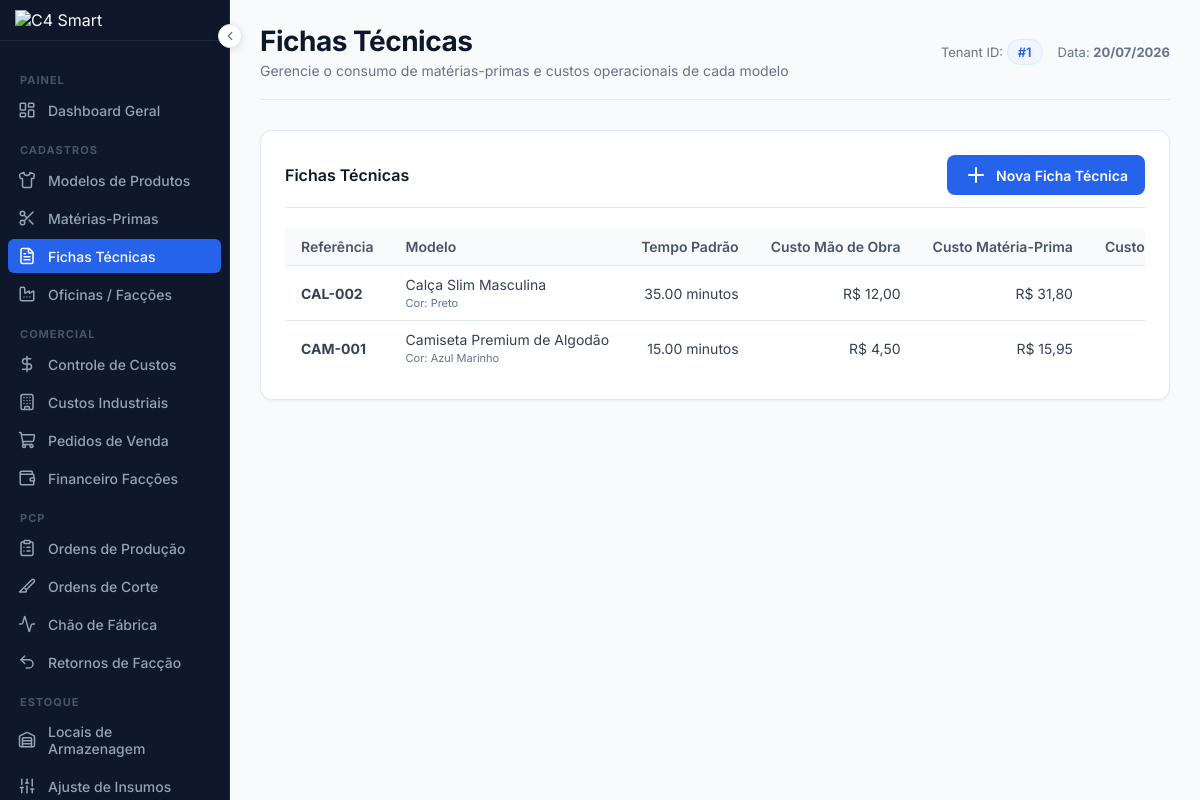
/fichas (signed in), run on the app's committed database.
### tables this page shows
CREATE TABLE IF NOT EXISTS `fichas_tecnicas` (
  `id` INT AUTO_INCREMENT PRIMARY KEY,
  `tenant_id` INT NOT NULL,
  `produto_modelo_id` INT NOT NULL UNIQUE,
  `tempo_padrao` DECIMAL(10, 2) NOT NULL DEFAULT 0.00,  
  `custo_mao_obra` DECIMAL(10, 2) NOT NULL DEFAULT 0.00,  
  `folga_necessidades` DECIMAL(5, 2) NOT NULL DEFAULT 5.00,
  `folga_fadiga` DECIMAL(5, 2) NOT NULL DEFAULT 5.00,
  `folga_atrasos` DECIMAL(5, 2) NOT NULL DEFAULT 5.00,
  `folga_total` DECIMAL(5, 2) NOT NULL DEFAULT 15.00,
  `criado_em` TIMESTAMP DEFAULT CURRENT_TIMESTAMP,
  CONSTRAINT `fk_fichas_tenant` FOREIGN KEY (`tenant_id`) REFERENCES `tenants` (`id`) ON DELETE CASCADE,
  CONSTRAINT `fk_fichas_produto` FOREIGN KEY (`produto_modelo_id`) REFERENCES `produtos_modelos` (`id`) ON DELETE CASCADE
);

CREATE TABLE IF NOT EXISTS `produtos_modelos` (
  `id` INT AUTO_INCREMENT PRIMARY KEY,
  `tenant_id` INT NOT NULL,
  `nome` VARCHAR(255) NOT NULL,
  `referencia` VARCHAR(100) NOT NULL,
  `categoria` VARCHAR(100) NOT NULL,
  `imagem` VARCHAR(255) NULL,
  `grade_tamanhos` VARCHAR(100) NOT NULL DEFAULT 'P,M,G,GG',
  `cor` VARCHAR(50) NOT NULL,
  `status` ENUM('ativo', 'inativo') NOT NULL DEFAULT 'ativo',
  `criado_em` TIMESTAMP DEFAULT CURRENT_TIMESTAMP,
  CONSTRAINT `fk_produtos_tenant` FOREIGN KEY (`tenant_id`) REFERENCES `tenants` (`id`) ON DELETE CASCADE,
  INDEX `idx_produtos_tenant` (`tenant_id`)
);

### app/Controllers/FichaTecnicaController.php (called while the page is built, shortened)
<?php
class FichaTecnicaController extends Controller
{
    public function index(): void
    {
        $tenantId = $_SESSION['tenant_id'];
        $fichas = Database::fetchAll(
            "SELECT ft.*, pm.nome as modelo_nome, pm.referencia, pm.cor
             FROM fichas_tecnicas ft
             JOIN produtos_modelos pm ON ft.produto_modelo_id = pm.id
             WHERE ft.tenant_id = :tenant_id
             ORDER BY ft.id DESC",
            ['tenant_id' => $tenantId]
        );
        $this->render('fichas/index', [
            'title' => 'Fichas Técnicas',
            'subtitle' => 'Gerencie o consumo de matérias-primas e custos operacionais de cada modelo',
            'fichas' => $fichas
        ]);
    }
}

### public/index.php (called while the page is built, shortened)
<?php
$router = new Router();
$router->get('/', [App\Controllers\DashboardController::class, 'root']);
$router->get('/login', [App\Controllers\AuthController::class, 'showLogin']);
$router->post('/login', [App\Controllers\AuthController::class, 'login']);
$router->get('/logout', [App\Controllers\AuthController::class, 'logout']);
$router->get('/superadmin', [App\Controllers\SuperadminController::class, 'dashboard'], [SuperadminMiddleware::class]);
$router->get('/superadmin/tenants', [App\Controllers\SuperadminController::class, 'listTenants'], [SuperadminMiddleware::class]);
$router->get('/superadmin/tenants/novo', [App\Controllers\SuperadminController::class, 'newTenant'], [SuperadminMiddleware::class]);
$router->post('/superadmin/tenants/novo', [App\Controllers\SuperadminController::class, 'createTenant'], [SuperadminMiddleware::class]);
$router->get('/superadmin/tenants/editar', [App\Controllers\SuperadminController::class, 'editTenant'], [SuperadminMiddleware::class]);
$router->post('/superadmin/tenants/editar', [App\Controllers\SuperadminController::class, 'updateTenant'], [SuperadminMiddleware::class]);
$router->get('/superadmin/tenants/impersonate', [App\Controllers\SuperadminController::class, 'impersonate'], [SuperadminMiddleware::class]);
$router->get('/superadmin/tenants/stop-impersonate', [App\Controllers\SuperadminController::class, 'stopImpersonate'], [AuthMiddleware::class]);
$router->get('/superadmin/financeiro', [App\Controllers\SuperadminController::class, 'financeiro'], [SuperadminMiddleware::class]);
$router->post('/superadmin/financeiro/pagamento', [App\Controllers\SuperadminController::class, 'registrarPagamento'], [SuperadminMiddleware::class]);
$router->get('/dashboard', [App\Controllers\DashboardController::class, 'index'], [AuthMiddleware::class]);
$router->get('/produtos', [App\Controllers\ProdutoModeloController::class, 'index'], [AuthMiddleware::class]);
$router->get('/produtos/novo', [App\Controllers\ProdutoModeloController::class, 'create'], [AuthMiddleware::class]);
$router->post('/produtos/novo', [App\Controllers\ProdutoModeloController::class, 'store'], [AuthMiddleware::class]);
$router->get('/produtos/editar', [App\Controllers\ProdutoModeloController::class, 'edit'], [AuthMiddleware::class]);
$router->post('/produtos/editar', [App\Controllers\ProdutoModeloController::class, 'update'], [AuthMiddleware::class]);
$router->get('/produtos/excluir', [App\Controllers\ProdutoModeloController::class, 'delete'], [AuthMiddleware::class]);
$router->get('/materias', [App\Controllers\MateriaPrimaController::class, 'index'], [AuthMiddleware::class]);
$router->get('/materias/novo', [App\Controllers\MateriaPrimaController::class, 'create'], [AuthMiddleware::class]);
$router->post('/materias/novo', [App\Controllers\MateriaPrimaController::class, 'store'], [AuthMiddleware::class]);
$router->get('/materias/editar', [App\Controllers\MateriaPrimaController::class, 'edit'], [AuthMiddleware::class]);
$router->post('/materias/editar', [App\Controllers\MateriaPrimaController::class, 'update'], [AuthMiddleware::class]);
$router->get('/materias/excluir', [App\Controllers\MateriaPrimaController::class, 'delete'], [AuthMiddleware::class]);
$router->get('/fichas', [App\Controllers\FichaTecnicaController::class, 'index'], [AuthMiddleware::class]);
$router->get('/fichas/novo', [App\Controllers\FichaTecnicaController::class, 'create'], [AuthMiddleware::class]);
$router->post('/fichas/novo', [App\Controllers\FichaTecnicaController::class, 'store'], [AuthMiddleware::class]);
$router->get('/fichas/editar', [App\Controllers\FichaTecnicaController::class, 'edit'], [AuthMiddleware::class]);
$router->post('/fichas/editar', [App\Controllers\FichaTecnicaController::class, 'update'], [AuthMiddleware::class]);
$router->get('/fichas/excluir', [App\Controllers\FichaTecnicaController::class, 'delete'], [AuthMiddleware::class]);
$router->get('/oficinas', [App\Controllers\OficinaFaccaoController::class, 'index'], [AuthMiddleware::class]);
$router->get('/oficinas/novo', [App\Controllers\OficinaFaccaoController::class, 'create'], [AuthMiddleware::class]);
$router->post('/oficinas/novo', [App\Controllers\OficinaFaccaoController::class, 'store'], [AuthMiddleware::class]);
$router->get('/oficinas/editar', [App\Controllers\OficinaFaccaoController::class, 'edit'], [AuthMiddleware::class]);
$router->post('/oficinas/editar', [App\Controllers\OficinaFaccaoController::class, 'update'], [AuthMiddleware::class]);
$router->get('/oficinas/excluir', [App\Controllers\OficinaFaccaoController::class, 'delete'], [AuthMiddleware::class]);
$router->get('/pedidos', [App\Controllers\PedidoVendaController::class, 'index'], [AuthMiddleware::class]);
$router->get('/pedidos/novo', [App\Controllers\PedidoVendaController::class, 'create'], [AuthMiddleware::class]);
$router->post('/pedidos/novo', [App\Controllers\PedidoVendaController::class, 'store'], [AuthMiddleware::class]);
$router->get('/pedidos/editar', [App\Controllers\PedidoVendaController::class, 'edit'], [AuthMiddleware::class]);
$router->post('/pedidos/editar', [App\Controllers\PedidoVendaController::class, 'update'], [AuthMiddleware::class]);
$router->get('/pedidos/excluir', [App\Controllers\PedidoVendaController::class, 'delete'], [AuthMiddleware::class]);
$router->get('/custos-industriais', [App\Controllers\CustosIndustriaisController::class, 'index'], [AuthMiddleware::class]);
$router->get('/custos-industriais/novo', [App\Controllers\CustosIndustriaisController::class, 'create'], [AuthMiddleware::class]);
$router->post('/custos-industriais/novo', [App\Controllers\CustosIndustriaisController::class, 'store'], [AuthMiddleware::class]);
$router->get('/custos-industriais/excluir', [App\Controllers\CustosIndustriaisController::class, 'delete'], [AuthMiddleware::class]);
$router->get('/controle-custos', [App\Controllers\CustosIndustriaisController::class, 'controleCustos'], [AuthMiddleware::class]);
$router->get('/financeiro-faccoes', [App\Controllers\OficinaFaccaoController::class, 'financeiro'], [AuthMiddleware::class]);
$router->post('/financeiro-faccoes/pagar', [App\Controllers\OficinaFaccaoController::class, 'pagarFinanceiro'], [AuthMiddleware::class]);
$router->get('/ops', [App\Controllers\OrdemProducaoController::class, 'index'], [AuthMiddleware::class]);
$router->get('/ops/novo', [App\Controllers\OrdemProducaoController::class, 'create'], [AuthMiddleware::class]);
$router->post('/ops/novo', [App\Controllers\OrdemProducaoController::class, 'store'], [AuthMiddleware::class]);
$router->get('/ops/editar', [App\Controllers\OrdemProducaoController::class, 'edit'], [AuthMiddleware::class]);
$router->post('/ops/editar', [App\Controllers\OrdemProducaoController::class, 'update'], [AuthMiddleware::class]);
$router->get('/ops/excluir', [App\Controllers\OrdemProducaoController::class, 'delete'], [AuthMiddleware::class]);
$router->get('/corte', [App\Controllers\OrdemCorteController::class, 'index'], [AuthMiddleware::class]);
$router->get('/corte/novo', [App\Controllers\OrdemCorteController::class, 'create'], [AuthMiddleware::class]);
$router->post('/corte/novo', [App\Controllers\OrdemCorteController::class, 'store'], [AuthMiddleware::class]);
$router->get('/corte/excluir', [App\Controllers\OrdemCorteController::class, 'delete'], [AuthMiddleware::class]);
$router->get('/chao-fabrica', [App\Controllers\ChaoFabricaController::class, 'index'], [AuthMiddleware::class]);
$router->post('/chao-fabrica/apontar', [App\Controllers\ChaoFabricaController::class, 'apontar'], [AuthMiddleware::class]);
$router->get('/retornos', [App\Controllers\RetornoFaccaoController::class, 'index'], [AuthMiddleware::class]);
$router->get('/retornos/envio', [App\Controllers\RetornoFaccaoController::class, 'envioForm'], [AuthMiddleware::class]);
$router->post('/retornos/envio', [App\Controllers\RetornoFaccaoController::class, 'storeEnvio'], [AuthMiddleware::class]);
$router->get('/retornos/novo', [App\Controllers\RetornoFaccaoController::class, 'create'], [AuthMiddleware::class]);
$router->post('/retornos/novo', [App\Controllers\RetornoFaccaoController::class, 'store'], [AuthMiddleware::class]);
$router->get('/estoque/ajuste', [App\Controllers\EstoqueController::class, 'ajuste'], [AuthMiddleware::class]);
$router->post('/estoque/ajuste', [App\Controllers\EstoqueController::class, 'processarAjuste'], [AuthMiddleware::class]);
$router->get('/estoque/locais', [App\Controllers\EstoqueLocalController::class, 'index'], [AuthMiddleware::class]);
$router->post('/estoque/locais/novo', [App\Controllers\EstoqueLocalController::class, 'store'], [AuthMiddleware::class]);
$router->post('/estoque/locais/editar', [App\Controllers\EstoqueLocalController::class, 'update'], [AuthMiddleware::class]);
$router->get('/estoque/locais/excluir', [App\Controllers\EstoqueLocalController::class, 'delete'], [AuthMiddleware::class]);
$router->get('/produtos/estoque', [App\Controllers\ProdutoModeloController::class, 'estoque'], [AuthMiddleware::class]);
$router->post('/produtos/estoque/ajuste', [App\Controllers\ProdutoModeloController::class, 'ajustarEstoque'], [AuthMiddleware::class]);
$router->get('/relatorios/curva-abc', [App\Controllers\RelatorioController::class, 'curvaAbc'], [AuthMiddleware::class]);
$router->get('/relatorios/perdas', [App\Controllers\RelatorioController::class, 'perdas'], [AuthMiddleware::class]);
$router->get('/relatorios/diagnostico-op', [App\Controllers\RelatorioController::class, 'diagnosticoOp'], [AuthMiddleware::class]);
$router->get('/relatorios/qualidade', [App\Controllers\RelatorioController::class, 'qualidade'], [AuthMiddleware::class]);
$router->post('/relatorios/qualidade/novo', [App\Controllers\RelatorioController::class, 'qualidadeSalvar'], [AuthMiddleware::class]);
$router->dispatch();

### app/Core/Database.php (called while the page is built, shortened)
<?php
class Database
{
    private static ?PDO $instance = null;
    public static function getConnection(): PDO
    {
        if (self::$instance === null) {
            $connection = $_ENV['DB_CONNECTION'] ?? 'mysql';
            $host = $_ENV['DB_HOST'] ?? '127.0.0.1';
            $port = $_ENV['DB_PORT'] ?? '3306';
            $db   = $_ENV['DB_DATABASE'] ?? 'pcp_confeccao';
            $user = $_ENV['DB_USERNAME'] ?? 'root';
            $pass = $_ENV['DB_PASSWORD'] ?? '';
            $charset = 'utf8mb4';
            $dsn = "mysql:host={$host};port={$port};dbname={$db};charset={$charset}";
            $options = [
                PDO::ATTR_ERRMODE            => PDO::ERRMODE_EXCEPTION,
                PDO::ATTR_DEFAULT_FETCH_MODE => PDO::FETCH_ASSOC,
                PDO::ATTR_EMULATE_PREPARES   => false,
                PDO::MYSQL_ATTR_INIT_COMMAND => "SET NAMES utf8mb4 COLLATE utf8mb4_unicode_ci",
            ];
            try {
                self::$instance = new PDO($dsn, $user, $pass, $options);
            } catch (PDOException $e) {
                $sqlitePath = __DIR__ . '/../../database/pcp_confeccao.sqlite';
                $optionsSqlite = [
                    PDO::ATTR_ERRMODE            => PDO::ERRMODE_EXCEPTION,
                    PDO::ATTR_DEFAULT_FETCH_MODE => PDO::FETCH_ASSOC,
                ];
                try {
                    self::$instance = new PDO("sqlite:" . $sqlitePath, null, null, $optionsSqlite);
                    self::$instance->exec("PRAGMA foreign_keys = ON;");
                } catch (PDOException $ex) {
                    throw new PDOException(
                        "Falha ao conectar ao MySQL (" . $e->getMessage() . ") e fallback SQLite também falhou: " . $ex->getMessage(),
                        (int)$ex->getCode()
                    );
                }
            }
        }
        return self::$instance;
    }
    public static function query(string$sql, array $params = []): \PDOStatement
    {
        $stmt = self::getConnection()->prepare($sql);
        $stmt->execute($params);
        return $stmt;
    }
    public static function fetchAll(string $sql, array $params = []): array
    {
        return self::query($sql, $params)->fetchAll();
    }
}

### app/Views/fichas/index.php (the view, shortened to what this page needs)
<?php require __DIR__ . '/../layouts/header.php'; ?>
<div class="card-box">
    <div class="card-title-box">
        <h3>Fichas Técnicas</h3>
        <a href="/fichas/novo" class="btn btn-primary"><i data-lucide="plus"></i> Nova Ficha Técnica</a>
    </div>
    <div class="table-responsive">
        <table class="table-custom">
            <thead>
                <tr>
                    <th>Referência</th>
                    <th>Modelo</th>
                    <th class="text-right">Tempo Padrão</th>
                    <th class="text-right">Custo Mão de Obra</th>
                    <th class="text-right">Custo Matéria-Prima</th>
                    <th class="text-right">Custo Total Estimado</th>
                </tr>
            </thead>
            <tbody>
                <?php if (empty($fichas)): ?>
                    <tr>
                        <td colspan="8" class="empty-state">
                            <i data-lucide="file-text" style="width:32px;height:32px;"></i>
                            <p>Nenhuma ficha técnica cadastrada ainda.</p>
                        </td>
                    </tr>
                <?php else: ?>
                    <?php foreach ($fichas as $f): ?>
                        <tr>
                            <td><strong><?= htmlspecialchars($f['referencia']) ?></strong></td>
                            <td>
                                <div><?= htmlspecialchars($f['modelo_nome']) ?></div>
                                <span style="font-size:11px;color:var(--muted);">Cor: <?= htmlspecialchars($f['cor']) ?></span>
                            </td>
                            <td class="text-right"><?= htmlspecialchars($f['tempo_padrao']) ?> minutos</td>
                            <td class="text-right">R$ <?= number_format($f['custo_mao_obra'], 2, ',', '.') ?></td>
                            <td class="text-right">R$ <?= number_format($f['custo_materia_prima'], 2, ',', '.') ?></td>
                            <td class="text-right" style="font-weight: 700; color: var(--primary);">R$
                                <?= number_format($f['custo_total_estimado'], 2, ',', '.') ?></td>
                        </tr>
                    <?php endforeach; ?>
                <?php endif; ?>
            </tbody>
        </table>
    </div>
</div>
<?php require __DIR__ . '/../layouts/footer.php'; ?>

### data on the page
fichas_tecnicas: produto_modelo.referencia "CAL-002", produto_modelo.nome "Calça Slim Masculina", produto_modelo.cor "Preto", tempo_padrao "35.00", custo_mao_obra "12,00", custo_materia_prima "31,80"
fichas_tecnicas: produto_modelo.referencia "CAM-001", produto_modelo.nome "Camiseta Premium de Algodão", produto_modelo.cor "Azul Marinho", tempo_padrao "15.00", custo_mao_obra "4,50", custo_materia_prima "15,95"

### other printed values
$title "Fichas Técnicas"
$subtitle "Gerencie o consumo de matérias-primas e custos operacionais de cada modelo"
$_SESSION['tenant_id'] "1"
